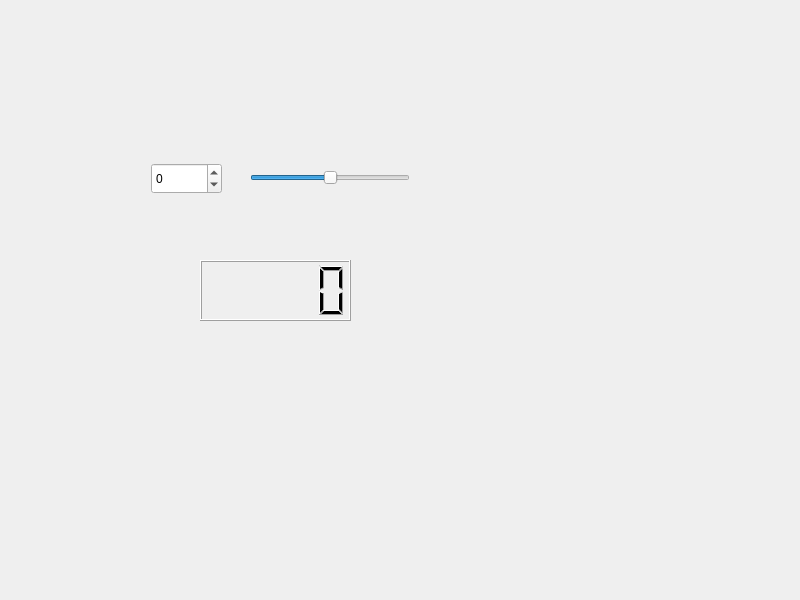
<?xml version="1.0" encoding="UTF-8"?>
<ui version="4.0">
 <class>Widget</class>
 <widget class="QWidget" name="Widget">
  <property name="geometry">
   <rect>
    <x>0</x>
    <y>0</y>
    <width>800</width>
    <height>600</height>
   </rect>
  </property>
  <property name="windowTitle">
   <string>Widget</string>
  </property>
  <widget class="QSpinBox" name="spinBox">
   <property name="geometry">
    <rect>
     <x>151</x>
     <y>163</y>
     <width>71</width>
     <height>31</height>
    </rect>
   </property>
   <property name="minimum">
    <number>-100</number>
   </property>
   <property name="maximum">
    <number>100</number>
   </property>
  </widget>
  <widget class="QSlider" name="horizontalSlider">
   <property name="geometry">
    <rect>
     <x>250</x>
     <y>170</y>
     <width>160</width>
     <height>16</height>
    </rect>
   </property>
   <property name="minimum">
    <number>-100</number>
   </property>
   <property name="maximum">
    <number>100</number>
   </property>
   <property name="orientation">
    <enum>Qt::Orientation::Horizontal</enum>
   </property>
  </widget>
  <widget class="QLCDNumber" name="lcdNumber">
   <property name="geometry">
    <rect>
     <x>200</x>
     <y>260</y>
     <width>151</width>
     <height>61</height>
    </rect>
   </property>
   <property name="font">
    <font>
     <pointsize>14</pointsize>
    </font>
   </property>
  </widget>
 </widget>
 <resources/>
 <connections>
  <connection>
   <sender>spinBox</sender>
   <signal>valueChanged(int)</signal>
   <receiver>horizontalSlider</receiver>
   <slot>setValue(int)</slot>
   <hints>
    <hint type="sourcelabel">
     <x>176</x>
     <y>172</y>
    </hint>
    <hint type="destinationlabel">
     <x>296</x>
     <y>179</y>
    </hint>
   </hints>
  </connection>
  <connection>
   <sender>horizontalSlider</sender>
   <signal>sliderMoved(int)</signal>
   <receiver>spinBox</receiver>
   <slot>setValue(int)</slot>
   <hints>
    <hint type="sourcelabel">
     <x>333</x>
     <y>175</y>
    </hint>
    <hint type="destinationlabel">
     <x>161</x>
     <y>165</y>
    </hint>
   </hints>
  </connection>
  <connection>
   <sender>spinBox</sender>
   <signal>valueChanged(int)</signal>
   <receiver>lcdNumber</receiver>
   <slot>display(int)</slot>
   <hints>
    <hint type="sourcelabel">
     <x>182</x>
     <y>187</y>
    </hint>
    <hint type="destinationlabel">
     <x>278</x>
     <y>319</y>
    </hint>
   </hints>
  </connection>
 </connections>
</ui>
